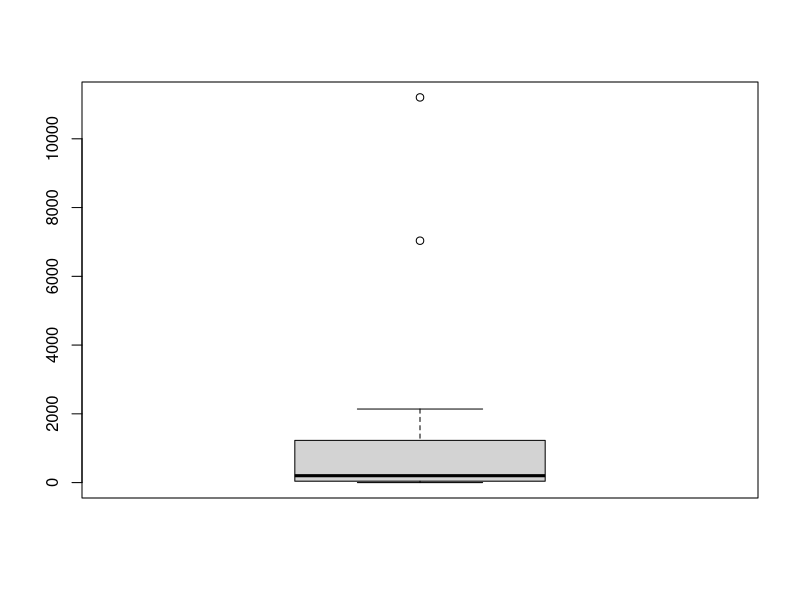
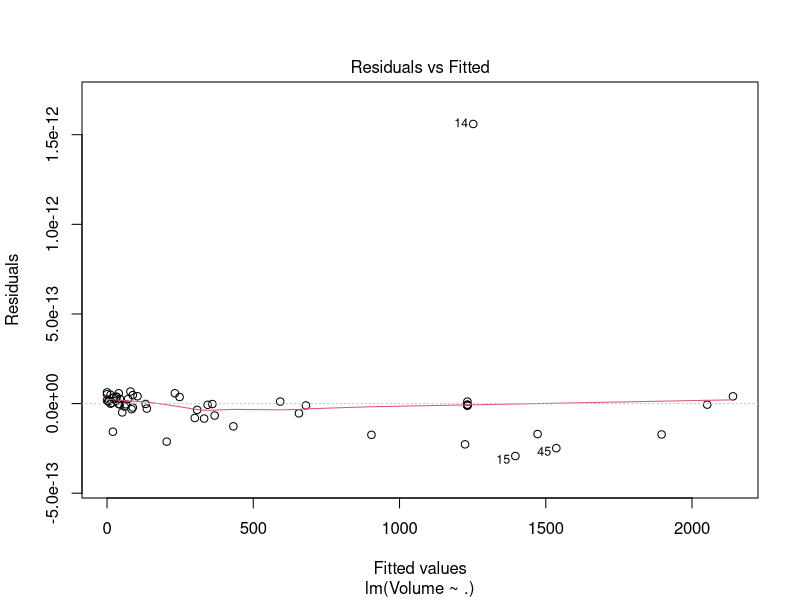
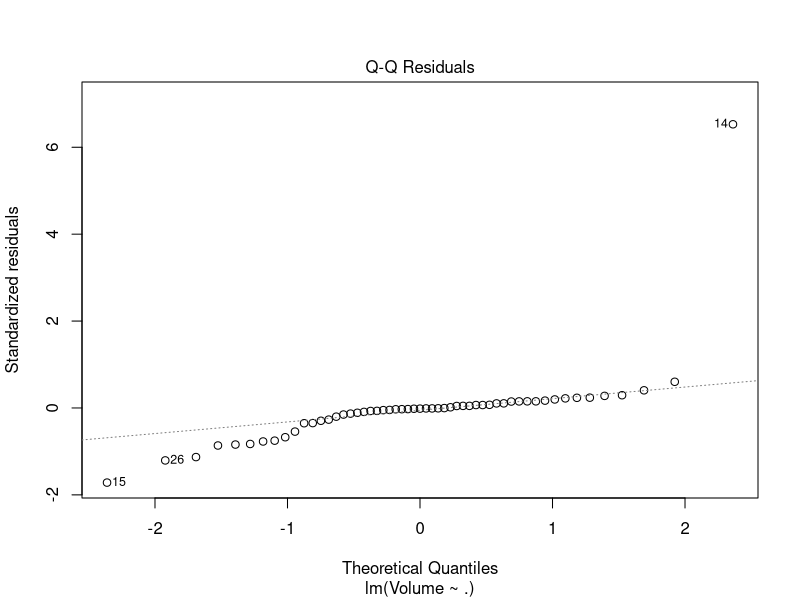
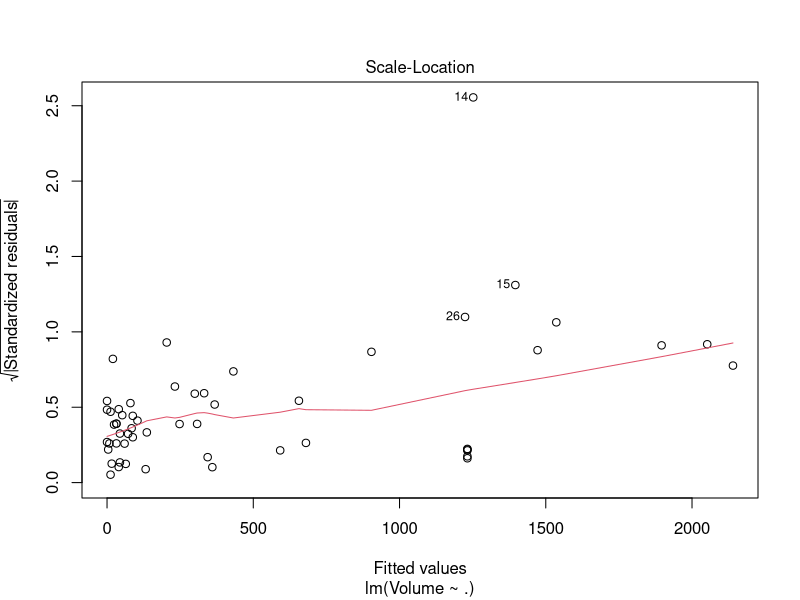
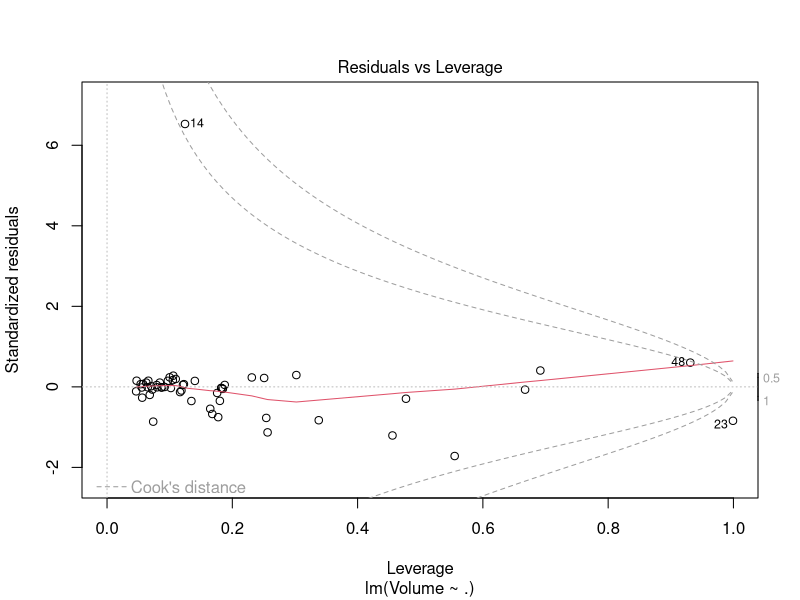
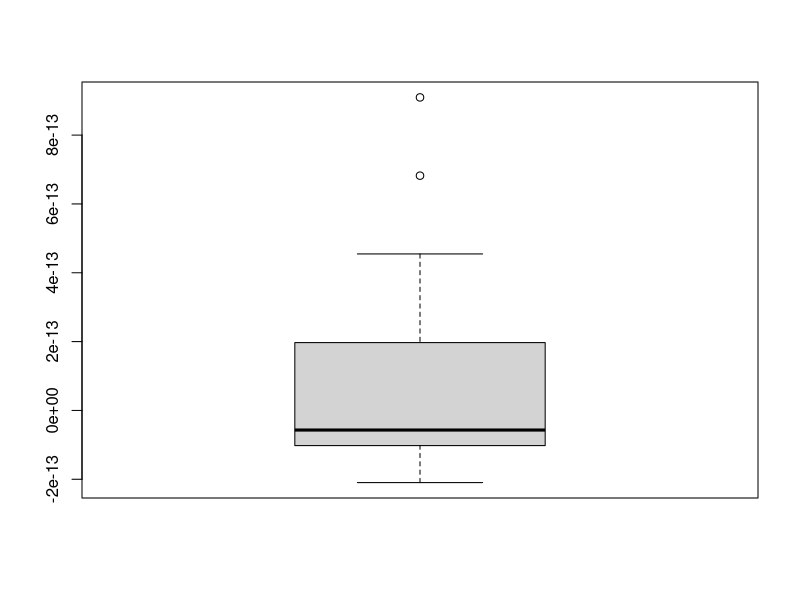
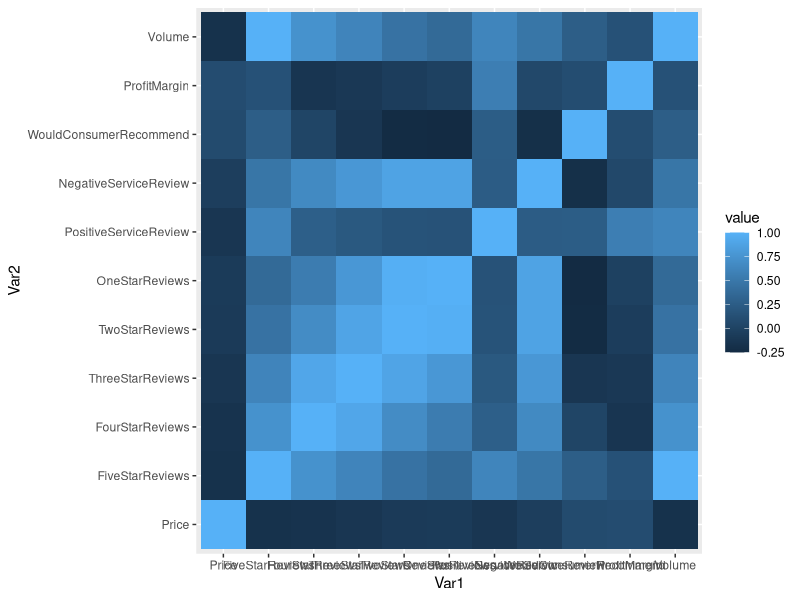
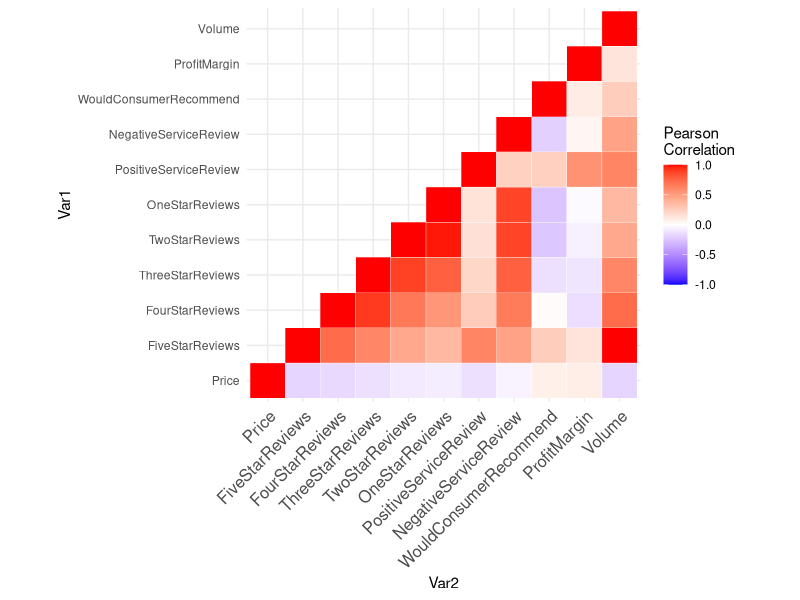

These charts were generated, in order, by the following R code:
# LIBRARIES ----
library(reshape2) # for melting the correlation matrix
library(ggplot2) # for plotting the correlation matrix
library(e1071) # for svm model
library(randomForest)
library(plyr)
library(dplyr)

# FUNCTIONS ----
# Error metrics
mae <- function(error){
  return(mean(abs(error)))
}
rmse <- function(error){
  return(sqrt(mean(error^2)))
}
r2 <- function(error, reference){
  return(1 - (sum(error^2) / sum((reference - mean(reference))^2)))
}


# DATA ----
dt_raw <- read.csv("existing-products.csv", na.strings = "?")
str(dt_raw)
dt_raw$ProductID <- factor(dt_raw$ProductID)

# Explore
head(dt_raw)
tail(dt_raw) 
summary(dt_raw)

# Find NAs
which(is.na(dt_raw))
1 + which(is.na(dt_raw)) / nrow(dt_raw)
colnames(dt_raw[12])

# Clean unnecessary attributes
dt <- dt_raw
dt[, c("BestSellersRank", "ShippingWeight", "ProductDepth", "ProductWidth", "ProductHeight")] <- NULL

# Data distribution
summary(dt)
boxplot(dt$Volume)

# Identify and eliminate outliers
which(dt$Volume > 4000)
dt <- dt[-which(dt$Volume > 4000),]

# LINEAR MODEL ----
trainSize <- round(nrow(dt) * 0.7)
set.seed(123)
training_indices <- sample(seq_len(nrow(dt)), size = trainSize)
trainSet <- dt[training_indices, ]
testSet <- dt[-training_indices, ]

lm_fit <- lm(formula = Volume ~ . , data = trainSet[,-c(1,2)])
summary(lm_fit)
plot(lm_fit)

testSet$lm_predict <- predict(lm_fit, testSet) #, interval = "predict", level = .95)
testSet$lm_error <- testSet$lm_predict - testSet$Volume
boxplot(testSet$lm_error)
summary(testSet$lm_error)

# Calculate MAE, RMSE and R Squared
mae(testSet$lm_error)
rmse(testSet$lm_error)
r2(testSet$lm_error, testSet$Volume)

# CORRELATION MATRIX ----
# Tutorial for creating a correlation matrix with heatmap and values
# from http://www.sthda.com/english/wiki/ggplot2-quick-correlation-matrix-heatmap-r-software-and-data-visualization

# OPTION 1 - Simplified
cormat <- round(cor(dt[-c(1, 2)]), 2)
melted_cormat <- melt(cormat)
ggplot(melted_cormat, aes(Var1, Var2, fill = value)) +
  geom_tile()

# OPTION 2 - For getting just the upper triangle of the correlation matrix
get_upper_tri <- function(cormat){
  cormat[lower.tri(cormat)] <- NA
  return(cormat)
}
upper_tri <- get_upper_tri(cormat)
melted_cormat <- melt(upper_tri, na.rm = T)
ggplot(melted_cormat, aes(Var2, Var1, fill = value)) +
  geom_tile(color = "white") +
  scale_fill_gradient2(low = "blue", high = "red", mid = "white", 
                       midpoint = 0, limit = c(-1,1), space = "Lab", 
                       name = "Pearson\nCorrelation") +
  theme_minimal() +
  theme(axis.text.x = element_text(angle = 45, vjust = 1, 
                                   size = 12, hjust = 1))+
  coord_fixed()

# OPTION 3 - Reorder the attributes, heatmap and values
reorder_cormat <- function(cormat){
  # Use correlation between variables as distance
  dd <- as.dist((1 - cormat) / 2)
  hc <- hclust(dd)
  cormat <- cormat[hc$order, hc$order]
}
cormat <- reorder_cormat(cormat)
upper_tri <- get_upper_tri(cormat)
melted_cormat <- melt(upper_tri, na.rm = T)
ggheatmap <- ggplot(melted_cormat, aes(Var2, Var1, fill = value)) +
  geom_tile(color = "white") +
  scale_fill_gradient2(low = "blue", high = "red", mid = "white", 
                       midpoint = 0, limit = c(-1,1), space = "Lab", 
                       name = "Pearson\nCorrelation") +
  theme_minimal() +
  theme(axis.text.x = element_text(angle = 45, vjust = 1, 
                                   size = 12, hjust = 1))+
  coord_fixed()

# Add correlation coefficients on the heatmap
ggheatmap + 
  geom_text(aes(Var2, Var1, label = value), color = "black", size = 4) +
  theme(
    axis.title.x = element_blank(),
    axis.title.y = element_blank(),
    panel.grid.major = element_blank(),
    panel.border = element_blank(),
    panel.background = element_blank(),
    axis.ticks = element_blank(),
    legend.justification = c(1, 0),
    legend.position = c(0.6, 0.7),
    legend.direction = "horizontal")+
  guides(fill = guide_colorbar(barwidth = 7, barheight = 1,
                               title.position = "top", title.hjust = 0.5))

# FEATURE SELECTION ----
features <- which(colnames(dt) %in% c("Price", "FourStarReviews", "PositiveServiceReview", "NegativeServiceReview", "WouldConsumerRecommend", "Volume"))

# NEW MODELS ----
# Linear Model ----
lm2_fit <- lm(formula = Volume ~ . , 
             data = trainSet[,features])
summary(lm2_fit)

testSet$lm2_predict <- predict(lm2_fit, testSet)
testSet$lm2_error <- testSet$lm2_predict - testSet$Volume
boxplot(testSet$lm2_error)
summary(testSet$lm2_error)

# Support Vector Machine ----
svm_fit <- svm(formula = Volume ~ . , 
             data = trainSet[,features])
summary(svm_fit)

testSet$svm_predict <- predict(svm_fit, testSet)
testSet$svm_error <- testSet$svm_predict - testSet$Volume
boxplot(testSet$svm_error)
summary(testSet$svm_error)

# Random Forest ----
rf_fit <- randomForest(formula = Volume ~ . , 
               data = trainSet[,features])
summary(rf_fit)

testSet$rf_predict <- predict(rf_fit, testSet)
testSet$rf_error <- testSet$rf_predict - testSet$Volume
boxplot(testSet$rf_error)
summary(testSet$rf_error)

# Compare models ----
model <- c("lm", "svm", "rf")
comp_mae <- c(mae(testSet$lm2_error), 
              mae(testSet$svm_error), 
              mae(testSet$rf_error))
comp_rmse <- c(rmse(testSet$lm2_error), 
               rmse(testSet$svm_error), 
               rmse(testSet$rf_error))
comp_r2 <- c(r2(testSet$lm2_error, testSet$Volume), 
             r2(testSet$svm_error, testSet$Volume), 
             r2(testSet$rf_error, testSet$Volume))

compare <- data.frame(model, comp_mae, comp_rmse, comp_r2)
ggplot(compare, aes(model, comp_mae, group = 1)) +
  geom_line()

ggplot(compare, aes(model, comp_rmse, group = 1)) +
  geom_line()

ggplot(compare, aes(model, comp_r2, group = 1)) +
  geom_line()

boxplot(testSet$lm2_error, testSet$svm_error, testSet$rf_error)
summary(testSet[c("lm2_error", "svm_error", "rf_error")])

# PREDICT PROFITABILITY ----
# Products to predict
dt_predict <- read.csv("potential-products.csv", na.strings = "?")
str(dt_predict)
dt_predict$ProductID <- factor(dt_predict$ProductID)

# Explore
head(dt_predict)
tail(dt_predict) 
summary(dt_predict)

# Find NAs
which(is.na(dt_predict))
1 + which(is.na(dt_predict)) / nrow(dt_predict)
colnames(dt_raw[18])

# Predict
dt_predict$volume_predict <- predict(rf_fit, dt_predict)
dt_predict$profit_predict <- dt_predict$volume_predict * dt_predict$ProfitMargin * dt_predict$Price

head(dt_predict %>% 
  arrange(desc(profit_predict)) %>% 
  select(ProductType,
         ProductID,
         Price,
         volume_predict,
         profit_predict), 10)
